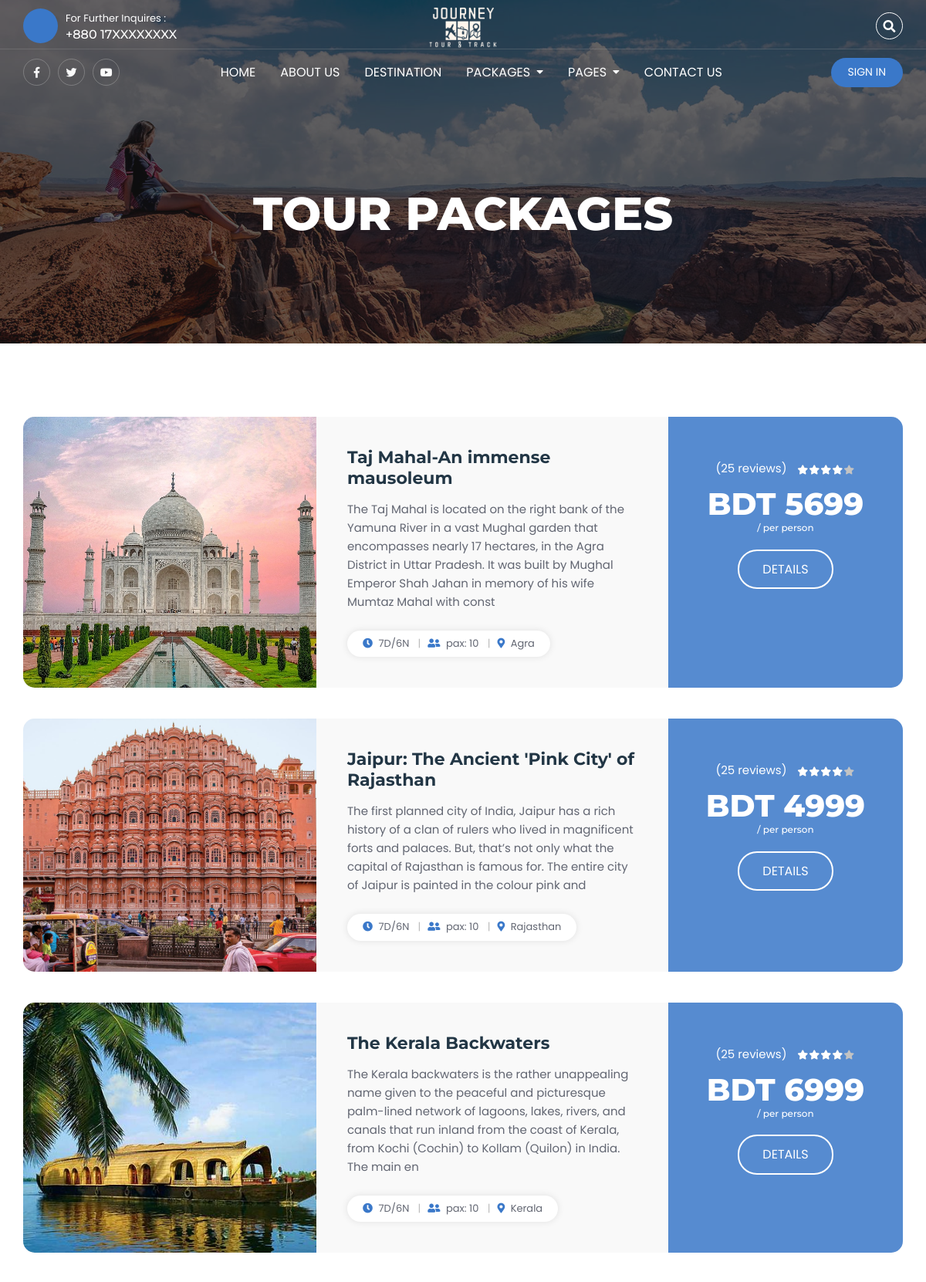
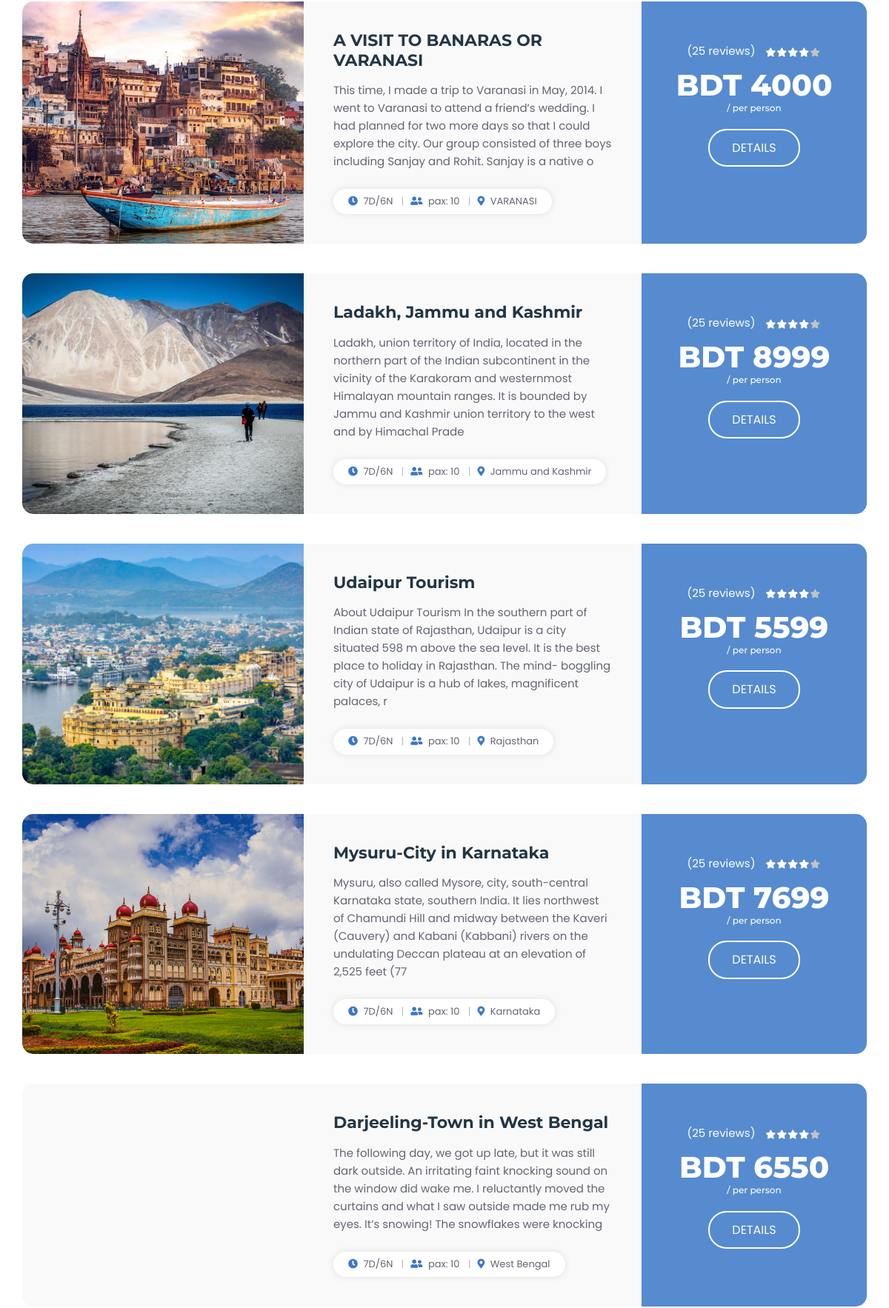
/package.php (upper part), run on the app's committed database (2 pictures, top to bottom).
### tables this page shows
CREATE TABLE `tbltourpackages` (
  `PackageId` int(11) NOT NULL,
  `PackageName` varchar(200) DEFAULT NULL,
  `PackageType` varchar(150) DEFAULT NULL,
  `PackageLocation` varchar(100) DEFAULT NULL,
  `PackagePrice` int(11) DEFAULT NULL,
  `PackageFetures` varchar(255) DEFAULT NULL,
  `PackageDetails` mediumtext DEFAULT NULL,
  `PackageImage` varchar(100) DEFAULT NULL,
  `Creationdate` timestamp NULL DEFAULT current_timestamp(),
  `UpdationDate` timestamp NULL DEFAULT NULL ON UPDATE current_timestamp()
);

### package.php (the view, shortened to what this page needs)
<!doctype html>
<html lang="en">
<?php include 'include/header.php'; ?>
<body>
   <div id="page" class="page">
      <?php include 'include/navbar.php'; ?>
      <main id="content" class="site-main">
         <section class="inner-page-wrap">
            <div class="inner-banner-wrap">
               <div class="inner-baner-container" style="background-image: url(assets/images/img7.jpg);">
                  <div class="container">
                     <div class="inner-banner-content">
                        <h1 class="page-title">Tour Packages</h1>
                     </div>
                  </div>
               </div>
            </div>
            <div class="package-item-wrap">
               <div class="container">
                  <?php $sql = "SELECT * from tbltourpackages";
                  $query = $dbh->prepare($sql);
                  $query->execute();
                  $results = $query->fetchAll(PDO::FETCH_OBJ);
                  if ($query->rowCount() > 0) {
                     foreach ($results as $result) {
                  ?>
                        <article class="package-item">
                           <figure class="package-image" style="background-image: url(admin/packageimages/<?php echo htmlentities($result->PackageImage); ?>);"></figure>
                           <div class="package-content">
                              <h3>
                                 <a href="package-detail.php?pkgid=<?php echo htmlentities($result->PackageId); ?>">
                                    <?php echo htmlentities($result->PackageName); ?>
                                 </a>
                              </h3>
                              <p> <?php echo substr($result->PackageDetails, 0, 250); ?></p>
                              <div class="package-meta">
                                 <ul>
                                    <li>
                                       <i class="fas fa-clock"></i>
                                       7D/6N
                                    </li>
                                    <li>
                                       <i class="fas fa-user-friends"></i>
                                       pax: 10
                                    </li>
                                    <li>
                                       <i class="fas fa-map-marker-alt"></i>
                                       <?php echo htmlentities($result->PackageLocation); ?>
                                    </li>
                                 </ul>
                              </div>
                           </div>
                           <div class="package-price">
                              <div class="review-area">
                                 <span class="review-text">(25 reviews)</span>
                                 <div class="rating-start-wrap d-inline-block">
                                    <div class="rating-start">
                                       <span style="width: 80%"></span>
                                    </div>
                                 </div>
                              </div>
                              <h6 class="price-list">
                                 <span>BDT <?php echo htmlentities($result->PackagePrice); ?></span>
                                 / per person
                              </h6>
                              <a href="package-detail.php?pkgid=<?php echo htmlentities($result->PackageId); ?>" class="outline-btn outline-btn-white">Details</a>
                           </div>
                        </article>
                  <?php }
                  } ?>
               </div>
            </div>
         </section>
      </main>
   </div>
</body>
</html>

### data on the page
tbltourpackages: PackageImage (picture), PackageName "Taj Mahal-An immense mausoleum", PackageDetails "The Taj Mahal is located on the right bank of the Yamuna River in a vast Mughal garden that encompasses nearly 17 hectares, in the Agra District in Uttar Pradesh. It was built by Mughal Emperor Shah Jahan in memory of his wife Mumtaz Mahal with const", PackageLocation "Agra", PackagePrice "5699"
tbltourpackages: PackageImage (picture), PackageName "Jaipur: The Ancient 'Pink City' of Rajasthan", PackageDetails "The first planned city of India, Jaipur has a rich history of a clan of rulers who lived in magnificent forts and palaces. But, that’s not only what the capital of Rajasthan is famous for. The entire city of Jaipur is painted in the colour pink and", PackageLocation "Rajasthan", PackagePrice "4999"
tbltourpackages: PackageImage (picture), PackageName "The Kerala Backwaters", PackageDetails "The Kerala backwaters is the rather unappealing name given to the peaceful and picturesque palm-lined network of lagoons, lakes, rivers, and canals that run inland from the coast of Kerala, from Kochi (Cochin) to Kollam (Quilon) in India. The main en", PackageLocation "Kerala", PackagePrice "6999"
tbltourpackages: PackageImage (picture), PackageName "A VISIT TO BANARAS OR VARANASI", PackageDetails "This time, I made a trip to Varanasi in May, 2014. I went to Varanasi to attend a friend’s wedding. I had planned for two more days so that I could explore the city. Our group consisted of three boys including Sanjay and Rohit. Sanjay is a native o", PackageLocation "VARANASI", PackagePrice "4000"
tbltourpackages: PackageImage (picture), PackageName "Ladakh, Jammu and Kashmir", PackageDetails "Ladakh, union territory of India, located in the northern part of the Indian subcontinent in the vicinity of the Karakoram and westernmost Himalayan mountain ranges. It is bounded by Jammu and Kashmir union territory to the west and by Himachal Prade", PackageLocation "Jammu and Kashmir", PackagePrice "8999"
tbltourpackages: PackageImage (picture), PackageName "Udaipur Tourism", PackageDetails "About Udaipur Tourism In the southern part of Indian state of Rajasthan, Udaipur is a city situated 598 m above the sea level. It is the best place to holiday in Rajasthan. The mind- boggling city of Udaipur is a hub of lakes, magnificent palaces, r", PackageLocation "Rajasthan", PackagePrice "5599"
tbltourpackages: PackageImage (picture), PackageName "Mysuru-City in Karnataka", PackageDetails "Mysuru, also called Mysore, city, south-central Karnataka state, southern India. It lies northwest of Chamundi Hill and midway between the Kaveri (Cauvery) and Kabani (Kabbani) rivers on the undulating Deccan plateau at an elevation of 2,525 feet (77", PackageLocation "Karnataka", PackagePrice "7699"
tbltourpackages: PackageName "Darjeeling-Town in West Bengal", PackageDetails "The following day, we got up late, but it was still dark outside. An irritating faint knocking sound on the window did wake me. I reluctantly moved the curtains and what I saw outside made me rub my eyes. It’s snowing! The snowflakes were knocking", PackageLocation "West Bengal", PackagePrice "6550"
